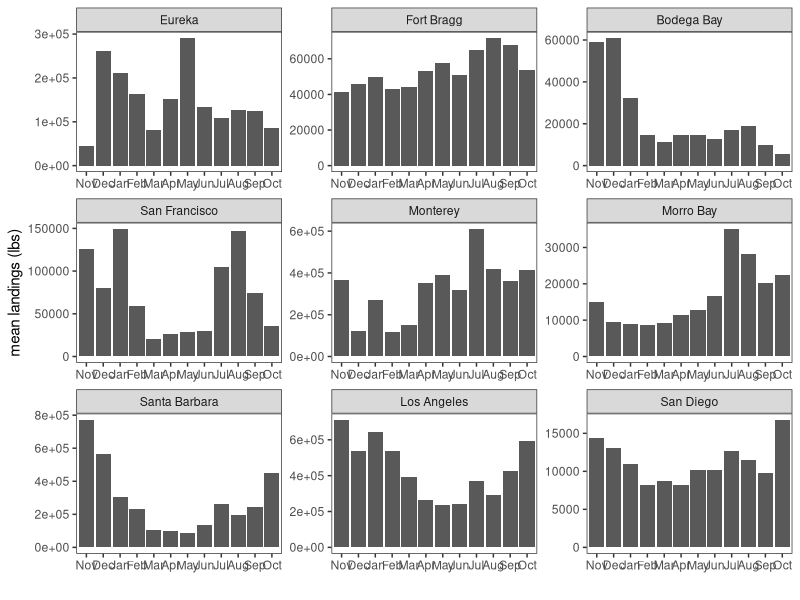
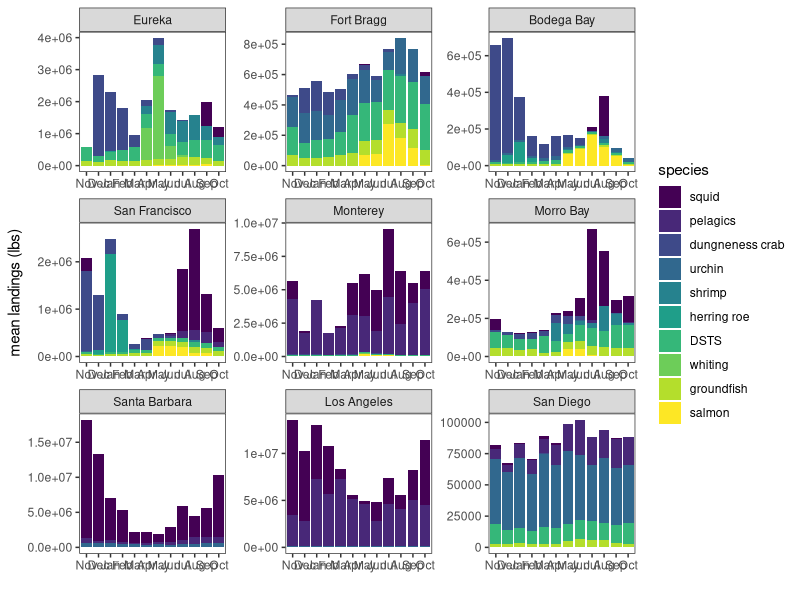
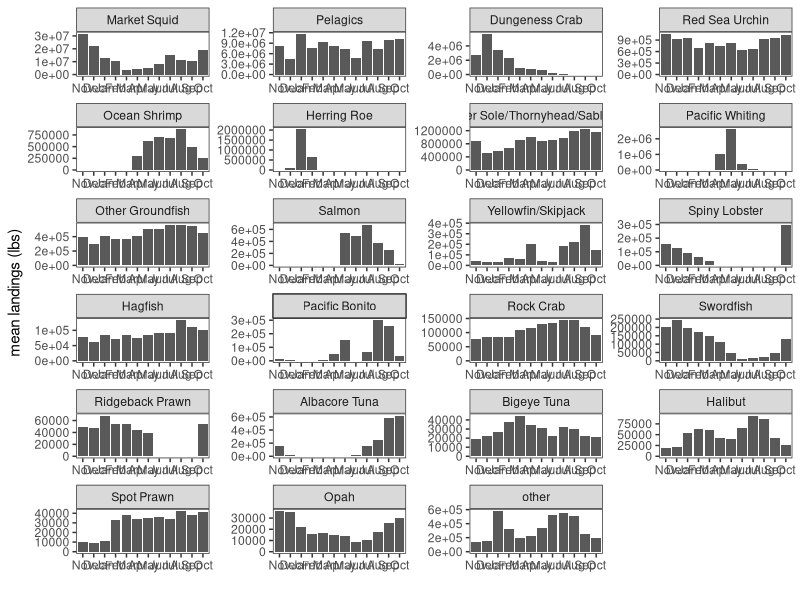

These figures' R source, in order:
# Analysis of the data from the nine areas within California, gathered from the
# California Department of Natural Resources, accessed here: 
# https://wildlife.ca.gov/Fishing/Commercial/Landings

library(stringr)
library(dplyr)
library(reshape2)
library(ggplot2)
library(viridis)

fishyears <- read.csv("Data/DFW areas/fisheries_year_soi.csv")
fishyears$month <- factor(fishyears$month, levels = c("Nov", "Dec", "Jan", 
                                                      "Feb", "Mar", "Apr", 
                                                      "May", "Jun", "Jul",
                                                      "Aug", "Sep", "Oct"))


# Order of areas from North -> South
area_order <- c("Eureka", "Fort Bragg", "Bodega Bay", "San Francisco", 
                "Monterey", "Morro Bay", "Santa Barbara", "Los Angeles",
                "San Diego")

# Abbreviation of months for nice plots
months_abbrev <- c("Jan", "Feb", "Mar", "Apr", "May", "Jun", "Jul", "Aug", 
                   "Sep", "Oct", "Nov", "Dec")

original_foi <- c("Market Squid", "Pelagics", "Dungeness Crab", "Red Sea Urchin",
                  "Ocean Shrimp", "Herring Roe", "Dover Sole_Thornyhead_Sablefish",
                  "Pacific Whiting", "Other Groundfish", "Salmon")
new_foi <- c("squid", "pelagics", "dungneness crab", "urchin", "shrimp", 
             "herring roe", "DSTS", "whiting", "groundfish", "salmon")

# Species of interest ordered by highest landings 
species_order <- c("Market Squid", "Pelagics", "Dungeness Crab",
                   "Red Sea Urchin", "Ocean Shrimp", "Herring Roe", 
                   "Dover Sole_Thornyhead_Sablefish", "Pacific Whiting",
                   "Other Groundfish", "Salmon", "Yellowfin_Skipjack", 
                   "Spiny Lobster", "Hagfish", "Pacific Bonito", "Rock Crab", 
                   "Swordfish", "Ridgeback Prawn", "Albacore Tuna", 
                   "Bigeye Tuna", "Halibut", "Spot Prawn", "Opah", "other")
# Top species of interest ordered by highest landings
top_species_order <- c("Market Squid", "Pelagics", "Dungeness Crab", 
                       "Red Sea Urchin", "Ocean Shrimp", "Herring Roe", 
                       "Dover Sole_Thornyhead_Sablefish", "Pacific Whiting",
                       "Other Groundfish", "Salmon")


# All landings ----------------------------------------------------------------
area_means <- fishyears %>%
  group_by(area, month) %>%
  summarize(landings = mean(landings, na.rm = TRUE))

area_means$area <- factor(area_means$area, levels = area_order)

area_mean_landings <- ggplot(area_means, aes(y = landings, x = month)) +
  geom_bar(stat = "identity") +
  ylab("mean landings (lbs)") + xlab(" ") +
  theme_bw() +
  theme(panel.grid.major = element_blank(), panel.grid.minor = element_blank()) +
  facet_wrap(~area, ncol = 3, scale = "free")

ggsave(filename="Monthly pdf data/Figures/all_landings.pdf", area_mean_landings,
       width=400, height=250, units="mm", dpi=300)


# Find monthly mean for each year for the top species of interest -------------
top_foi <- fishyears %>%
  filter(str_detect(species, "Market Squid|Pelagics|Dover Sole_Thornyhead_Sablefish|Pacific Whiting|Other Groundfish|Dungeness Crab|Red Sea Urchin|Ocean Shrimp|Herring Roe|Salmon"))

top_means <- top_foi %>% 
  group_by(species, area, month) %>%
  summarize(landings = mean(landings, na.rm = TRUE))
top_means$species <- factor(top_means$species, levels = original_foi, labels = new_foi)
top_means$area <- factor(top_means$area, levels = area_order)

# Plot monthly means for stable period
monthly_areas <- ggplot(top_means, aes(y = landings, x = month, fill = species)) +
  geom_bar(position = "stack", stat = "identity") +
  ylab("mean landings (lbs)") + xlab(" ") +
  theme_bw() +
  scale_fill_viridis(discrete = TRUE) +
  theme(panel.grid.major = element_blank(), panel.grid.minor = element_blank()) +
  facet_wrap(~area, ncol = 3, scale = "free")

ggsave(filename="Monthly pdf data/Figures/area_monthly_landings.pdf", monthly_areas,
       width=350, height=220, units="mm", dpi=300)


# Overall monthly trends for species of interest ------------------------------
overall_means <- fishyears %>%
  group_by(species, year, month) %>%
  summarize(landings = sum(landings, na.rm = TRUE)) %>%
  group_by(species, month) %>%
  summarize(landings = mean(landings, na.rm = TRUE))

overall_means$species <- factor(overall_means$species, 
                                levels = c("Market Squid", "Pelagics", "Dungeness Crab",
                                           "Red Sea Urchin", "Ocean Shrimp", "Herring Roe", 
                                           "Dover Sole_Thornyhead_Sablefish", "Pacific Whiting",
                                           "Other Groundfish", "Salmon", "Yellowfin_Skipjack", 
                                           "Spiny Lobster", "Hagfish", "Pacific Bonito", "Rock Crab", 
                                           "Swordfish", "Ridgeback Prawn", "Albacore Tuna", 
                                           "Bigeye Tuna", "Halibut", "Spot Prawn", "Opah", "other"),
                                labels = c("Market Squid", "Pelagics", "Dungeness Crab",
                                           "Red Sea Urchin", "Ocean Shrimp", "Herring Roe", 
                                           "Dover Sole/Thornyhead/Sablefish", "Pacific Whiting",
                                           "Other Groundfish", "Salmon", "Yellowfin/Skipjack", 
                                           "Spiny Lobster", "Hagfish", "Pacific Bonito", "Rock Crab", 
                                           "Swordfish", "Ridgeback Prawn", "Albacore Tuna", 
                                           "Bigeye Tuna", "Halibut", "Spot Prawn", "Opah", "other"))

monthly_species <- ggplot(overall_means, aes(y = landings, x = month)) +
  geom_bar(position = "stack", stat = "identity") +
  ylab("mean landings (lbs)") + xlab(" ") +
  theme_bw() +
  scale_fill_viridis(discrete = TRUE) +
  theme(panel.grid.major = element_blank(), panel.grid.minor = element_blank()) +
  facet_wrap(~species, ncol = 4, scale = "free")

ggsave(filename="Monthly pdf data/Figures/monthly_species.pdf", monthly_species,
       width=400, height=350, units="mm", dpi=300)
